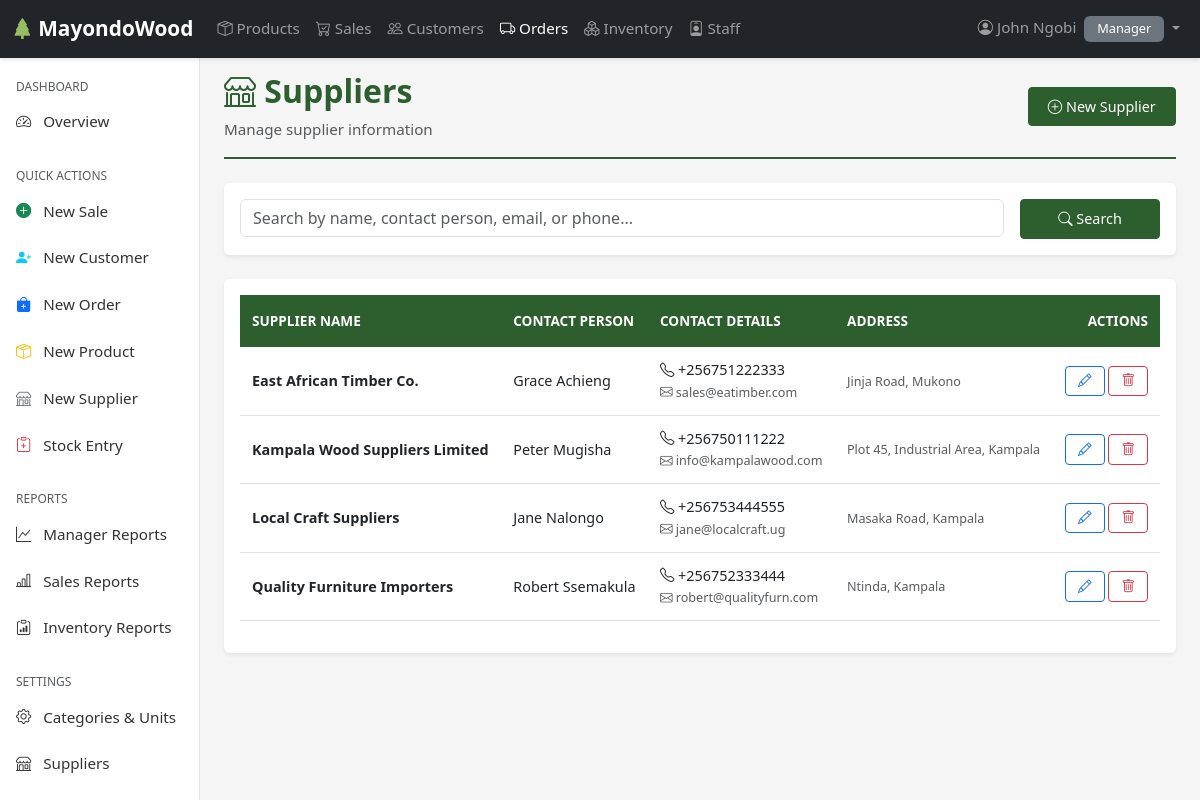
The app's page /orders/suppliers/ (signed in) with its own data.
### users/models.py (models this page shows, shortened)
class Employee(AbstractUser):
    ROLES = [
        ('SALES', 'Sales'),
        ('INVENTORY', 'Inventory'),
        ('MANAGER', 'Manager'),
    ]
    role = models.CharField(max_length=20, choices=ROLES)
    phone = models.CharField(max_length=15, blank=True, null=True)
    address = models.TextField(blank=True, null=True)
    is_active = models.BooleanField(default=True)
    created_at = models.DateTimeField(auto_now_add=True)
    updated_at = models.DateTimeField(auto_now=True)
    class Meta:
        ordering = ['-date_joined']
        verbose_name = 'Employee'
        verbose_name_plural = 'Employees'

### orders/models.py (models this page shows, shortened)
class Supplier(models.Model):
    name = models.CharField(max_length=100, unique=True)
    email = models.EmailField(blank=True)
    phone = models.CharField(max_length=20, blank=True)
    contact_person  = models.CharField(max_length=100)
    address = models.TextField(blank=True)
    notes = models.TextField(blank=True)
    is_active = models.BooleanField(default=True)
    created_at = models.DateTimeField(auto_now_add=True)
    updated_at = models.DateTimeField(auto_now=True)
    class Meta:
        ordering = ['name']

### orders/views.py (the view, shortened to what this page needs)
# urls.py: path('suppliers/', views.supplier_list, name='supplier_list'),
@login_required
@user_passes_test(is_inventory_or_manager, login_url='users:login')
def supplier_list(request):
    search = request.GET.get('search', '')
    suppliers = Supplier.objects.filter(is_active=True)
    suppliers = suppliers.order_by('name')
    return render(request, 'orders/supplier_list.html', {
        'suppliers': suppliers,
        'search': search,
        'title': 'Suppliers'
    })

### orders/views.py (called while the page is built)
def is_inventory_or_manager(user):
    return user.is_authenticated and user.role in ['INVENTORY', 'MANAGER']

### orders/templates/orders/supplier_list.html (shortened to what this page needs)
{% extends 'base.html' %}
{% load static %}
{% block content %}
<div class="page-header">
    <div class="d-flex justify-content-between align-items-center">
        <div>
            <h1><i class="bi bi-shop"></i> Suppliers</h1>
            <p class="text-muted mb-0">Manage supplier information</p>
        </div>
        <div>
            <a href="{% url 'orders:create_supplier' %}" class="btn btn-primary">
                <i class="bi bi-plus-circle"></i> New Supplier
            </a>
        </div>
    </div>
</div>
<div class="card mb-4">
    <div class="card-body">
        <form method="get" class="row g-3">
            <div class="col-md-10">
                <input type="text" name="search" class="form-control"
                       placeholder="Search by name, contact person, email, or phone..." value="{{ search }}">
            </div>
            <div class="col-md-2">
                <button type="submit" class="btn btn-primary w-100">
                    <i class="bi bi-search"></i> Search
                </button>
            </div>
        </form>
    </div>
</div>
<div class="card">
    <div class="card-body">
        {% if suppliers %}
        <div class="table-responsive">
            <table class="table table-hover">
                <thead>
                    <tr>
                        <th>Supplier Name</th>
                        <th>Contact Person</th>
                        <th>Contact Details</th>
                        <th>Address</th>
                        <th class="text-end">Actions</th>
                    </tr>
                </thead>
                <tbody>
                    {% for supplier in suppliers %}
                    <tr>
                        <td><strong>{{ supplier.name }}</strong></td>
                        <td>{{ supplier.contact_person }}</td>
                        <td>
                            {% if supplier.phone %}
                                <i class="bi bi-telephone"></i> {{ supplier.phone }}<br>
                            {% endif %}
                            {% if supplier.email %}
                                <small class="text-muted">
                                    <i class="bi bi-envelope"></i> {{ supplier.email }}
                                </small>
                            {% endif %}
                        </td>
                        <td>
                            {% if supplier.address %}
                                <small class="text-muted">{{ supplier.address|truncatewords:8 }}</small>
                            {% else %}
                                <span class="text-muted">—</span>
                            {% endif %}
                        </td>
                        <td class="text-end">
                            <a href="{% url 'orders:update_supplier' supplier.pk %}"
                               class="btn btn-sm btn-outline-primary">
                                <i class="bi bi-pencil"></i>
                            </a>
                            {% if user.role == 'MANAGER' %}
                            <a href="{% url 'orders:delete_supplier' supplier.pk %}"
                               class="btn btn-sm btn-outline-danger">
                                <i class="bi bi-trash"></i>
                            </a>
                            {% endif %}
                        </td>
                    </tr>
                    {% endfor %}
                </tbody>
            </table>
        </div>
        {% endif %}
    </div>
</div>
{% endblock %}

### templates/includes/navbar.html (shortened to what this page needs)
{% load static %}
<nav class="navbar navbar-expand-lg navbar-dark bg-dark fixed-top">
    <div class="container-fluid">
        <a class="navbar-brand" href="{% url 'users:dashboard' %}">
            <i class="bi bi-tree-fill"></i> MayondoWood
        </a>
        <div class="collapse navbar-collapse" id="navbarNav">
            <ul class="navbar-nav me-auto">
                <li class="nav-item">
                    <a class="nav-link {% if request.resolver_match.url_name == 'product_list' %}active{% endif %}"
                       href="{% url 'products:product_list' %}">
                        <i class="bi bi-box-seam"></i> Products
                    </a>
                </li>
                {% if user.role in 'MANAGER,SALES' %}
                <li class="nav-item">
                    <a class="nav-link {% if 'sales' in request.path %}active{% endif %}"
                       href="{% url 'sales:sale_list' %}">
                        <i class="bi bi-cart-check"></i> Sales
                    </a>
                </li>
                <li class="nav-item">
                    <a class="nav-link {% if 'customer' in request.path %}active{% endif %}"
                       href="{% url 'sales:customer_list' %}">
                        <i class="bi bi-people"></i> Customers
                    </a>
                </li>
                {% endif %}
                {% if user.role in 'MANAGER,INVENTORY' %}
                <li class="nav-item">
                    <a class="nav-link {% if 'orders' in request.path %}active{% endif %}"
                       href="{% url 'orders:order_list' %}">
                        <i class="bi bi-truck"></i> Orders
                    </a>
                </li>
                <li class="nav-item">
                    <a class="nav-link {% if 'inventory' in request.path %}active{% endif %}"
                       href="{% url 'inventory:stock_list' %}">
                        <i class="bi bi-boxes"></i> Inventory
                    </a>
                </li>
                {% endif %}
                {% if user.role == 'MANAGER' %}
                <li class="nav-item">
                    <a class="nav-link {% if 'staff' in request.path %}active{% endif %}"
                       href="{% url 'users:staff_list' %}">
                        <i class="bi bi-person-badge"></i> Staff
                    </a>
                </li>
                {% endif %}
            </ul>
            <ul class="navbar-nav">
                <li class="nav-item dropdown">
                    <a class="nav-link dropdown-toggle" href="#" id="userDropdown" role="button"
                       data-bs-toggle="dropdown" aria-expanded="false">
                        <i class="bi bi-person-circle"></i> {{ user.get_full_name|default:user.username }}
                        <span class="badge bg-secondary ms-1">{{ user.get_role_display }}</span>
                    </a>
                </li>
            </ul>
        </div>
    </div>
</nav>

### static/css/styles.css (style rules this page uses)
:root { --primary-color: #2c5f2d; --secondary-color: #97bc62; --dark-color: #1a1a1a; --light-color: #f8f9fa; --danger-color: #dc3545; --warning-color: #ffc107; --success-color: #28a745; --info-color: #17a2b8; }
body { font-family: 'Segoe UI', Tahoma, Geneva, Verdana, sans-serif; font-size: 0.95rem; background-color: #f5f5f5; }
.navbar { box-shadow: 0 2px 4px rgba(0,0,0,.1); }
.navbar-brand { font-weight: 600; font-size: 1.3rem; }
.navbar-brand i { color: var(--secondary-color); }
.card { box-shadow: 0 0.125rem 0.25rem rgba(0, 0, 0, 0.075); border: none; margin-bottom: 1.5rem; transition: transform 0.2s ease; }
.table { font-size: 0.9rem; background-color: white; }
.table thead th { background-color: var(--primary-color); color: white; border: none; font-weight: 600; text-transform: uppercase; font-size: 0.85rem; padding: 1rem 0.75rem; }
.table tbody tr { transition: background-color 0.2s ease; }
.table td { vertical-align: middle; padding: 0.75rem; }
.badge { padding: 0.4rem 0.8rem; font-weight: 500; font-size: 0.8rem; }
.btn { font-size: 0.9rem; padding: 0.5rem 1.2rem; border-radius: 0.25rem; transition: all 0.3s ease; }
.btn-primary { background-color: var(--primary-color); border-color: var(--primary-color); }
.btn-sm { padding: 0.25rem 0.75rem; font-size: 0.85rem; }
.page-header { padding-bottom: 1rem; margin-bottom: 1.5rem; margin-top: 3rem; border-bottom: 2px solid var(--primary-color); }
.page-header h1 { color: var(--primary-color); font-weight: 700; font-size: 2rem; }

### records on screen
Employee: get_full_name "John Ngobi", role "Manager"
Supplier: name "East African Timber Co.", contact_person "Grace Achieng", phone "+256751222333", email "sales@eatimber.com", address "Jinja Road, Mukono"
Supplier: name "Kampala Wood Suppliers Limited", contact_person "Peter Mugisha", phone "+256750111222", email "info@kampalawood.com", address "Plot 45, Industrial Area, Kampala"
Supplier: name "Local Craft Suppliers", contact_person "Jane Nalongo", phone "+256753444555", email "jane@localcraft.ug", address "Masaka Road, Kampala"
Supplier: name "Quality Furniture Importers", contact_person "Robert Ssemakula", phone "+256752333444", email "robert@qualityfurn.com", address "Ntinda, Kampala"
